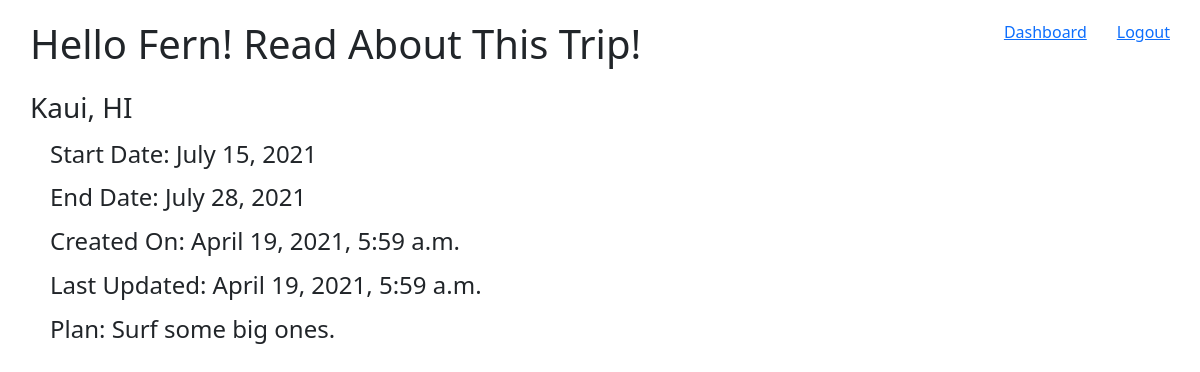
The app's page /trip/22/view (signed in) with its own data.
### buddy_app/models.py (models this page shows)
class User(models.Model):
    first_name = models.CharField(max_length=50)
    last_name = models.CharField(max_length=50)
    email = models.CharField(max_length=50)
    password = models.CharField(max_length=50)
    created_at = models.DateTimeField(auto_now_add=True)
    updated_at = models.DateTimeField(auto_now=True)
    objects  = UserManager()

class Trip(models.Model):
    destination = models.CharField(max_length=50)
    start_date = models.DateField()
    end_date = models.DateField()
    plan = models.CharField(max_length=255)
    user_trip = models.ForeignKey(User, related_name="user_trips", on_delete=models.CASCADE)
    created_at = models.DateTimeField(auto_now_add=True)
    updated_at = models.DateTimeField(auto_now=True)
    objects = TripManager()

### buddy_app/views.py (the view)
# urls.py: path('trip/<int:trip_id>/view', views.view_trip),
def view_trip(request, trip_id):
    context = {
        'logged_user' : User.objects.get(id=request.session['logged_user']),
        'trip' : Trip.objects.get(id=trip_id),
    }
    return render(request, 'view_trip.html', context)

### buddy_app/templates/view_trip.html (shortened to what this page needs)
<!DOCTYPE html>
<html lang="en">
<head>
    {% load static %}
<link rel="stylesheet" href="{% static 'css/buddy.css' %}"/>
<link href="https://cdn.jsdelivr.net/npm/bootstrap@5.0.0-beta3/dist/css/bootstrap.min.css" rel="stylesheet">
</head>
<body>
    <div id="view">
    <h1>Hello {{logged_user.first_name}}! Read About This Trip!</h1>
    <a href="/user/logout">Logout</a>
    <a href="/user/hello">Dashboard</a>
    <h3>{{trip.destination}}</h3>
    <h4>Start Date: {{trip.start_date}}</h4>
    <h4>End Date: {{trip.end_date}}</h4>
    <h4>Created On: {{trip.created_at}}</h4>
    <h4>Last Updated: {{trip.updated_at}}</h4>
    <h4>Plan: {{trip.plan}}</h4>
    </div>
</body>
</html>

### buddy_app/static/css/buddy.css (style rules this page uses)
* { margin:0; padding:0; }
h1 { display: block; margin-bottom: 20px; }
#view { margin:20px 0 0 30px; }
#view h1 { display: inline-block; }
#view a { float:right; margin-right: 30px; }
#view h3 { margin-top: 15px; }
#view h4 { margin:15px 0 0 20px; }

### records on screen
User: first_name "Fern"
Trip: destination "Kaui, HI", start_date "July 15, 2021", end_date "July 28, 2021", created_at "April 19, 2021, 5:59 a.m.", updated_at "April 19, 2021, 5:59 a.m.", plan "Surf some big ones."
